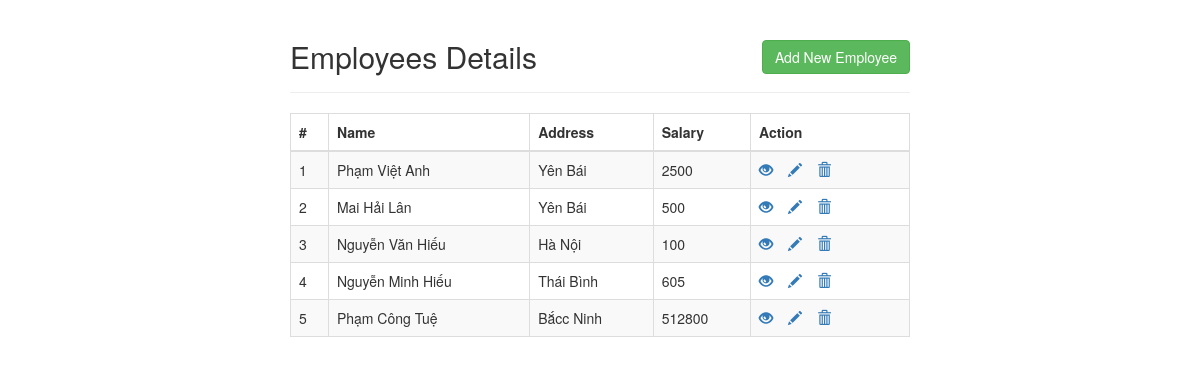
The page / on the database its author committed.
### tables this page shows
CREATE TABLE `employees` (
  `id` int(11) NOT NULL,
  `name` varchar(100) NOT NULL,
  `address` varchar(255) NOT NULL,
  `salary` int(10) NOT NULL
);

### index.php (the view, shortened to what this page needs)
<!DOCTYPE html>
<html lang="en">
<head>
    <link rel="stylesheet" href="https://maxcdn.bootstrapcdn.com/bootstrap/3.3.7/css/bootstrap.css">
</head>
<body>
    <div class="wrapper">
        <div class="container-fluid">
            <div class="row">
                <div class="col-md-12">
                    <div class="page-header clearfix">
                        <h2 class="pull-left">Employees Details</h2>
                        <a href="create.php" class="btn btn-success pull-right">Add New Employee</a>
                    </div>
                    <?php
                    require_once "config.php";
                    $sql = "SELECT * FROM employees";
                    if($result = mysqli_query($link, $sql)){
                        if(mysqli_num_rows($result) > 0){
                            echo "<table class='table table-bordered table-striped'>";
                                echo "<thead>";
                                    echo "<tr>";
                                        echo "<th>#</th>";
                                        echo "<th>Name</th>";
                                        echo "<th>Address</th>";
                                        echo "<th>Salary</th>";
                                        echo "<th>Action</th>";
                                    echo "</tr>";
                                echo "</thead>";
                                echo "<tbody>";
                                while($row = mysqli_fetch_array($result)){
                                    echo "<tr>";
                                        echo "<td>" . $row['id'] . "</td>";
                                        echo "<td>" . $row['name'] . "</td>";
                                        echo "<td>" . $row['address'] . "</td>";
                                        echo "<td>" . $row['salary'] . "</td>";
                                        echo "<td>";
                                            echo "<a href='read.php?id=". $row['id'] ."' title='View Record' data-toggle='tooltip'><span class='glyphicon glyphicon-eye-open'></span></a>";
                                            echo "<a href='update.php?id=". $row['id'] ."' title='Update Record' data-toggle='tooltip'><span class='glyphicon glyphicon-pencil'></span></a>";
                                            echo "<a href='delete.php?id=". $row['id'] ."' title='Delete Record' data-toggle='tooltip'><span class='glyphicon glyphicon-trash'></span></a>";
                                        echo "</td>";
                                    echo "</tr>";
                                }
                                echo "</tbody>";
                            echo "</table>";
                        } else{
                            echo "<p class='lead'><em>Không tìm thấy bản ghi.</em></p>";
                        }
                    } else{
                        echo "ERROR: Không thể thực thi $sql. " . mysqli_error($link);
                    }
                    ?>
                </div>
            </div>
        </div>
    </div>
</body>
</html>

### index.php (style rules this page uses)
.wrapper { width: 650px; margin: 0 auto; }
.page-header h2 { margin-top: 0; }
table tr td:last-child a { margin-right: 15px; }

### rows shown on the page
employees: id "1", name "Phạm Việt Anh", address "Yên Bái", salary "2500"
employees: id "2", name "Mai Hải Lân", address "Yên Bái", salary "500"
employees: id "3", name "Nguyễn Văn Hiếu", address "Hà Nội", salary "100"
employees: id "4", name "Nguyễn Minh Hiếu", address "Thái Bình", salary "605"
employees: id "5", name "Phạm Công Tuệ", address "Bắcc Ninh", salary "512800"
